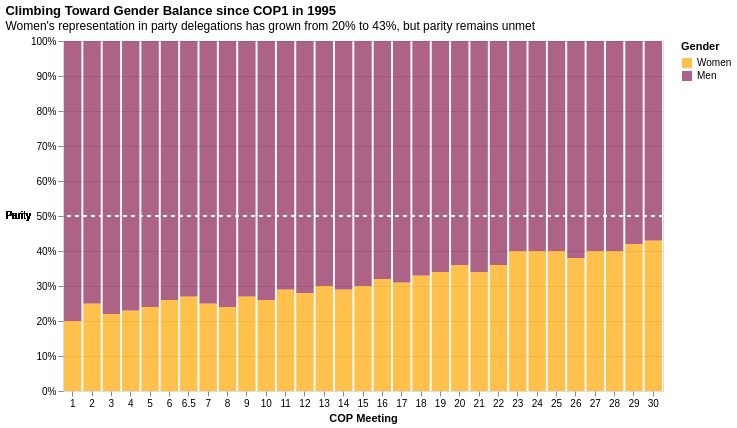

The Vega-Lite source for this figure:
### Vega-Lite specification from a JSON file in a GitHub repository (floating-point values rounded to 4 significant figures)
{"$schema": "https://vega.github.io/schema/vega-lite/v6.json", "width": 600, "height": 350, "title": {"text": "Climbing Toward Gender Balance since COP1 in 1995", "subtitle": "Women's representation in party delegations has grown from 20% to 43%, but parity remains unmet", "anchor": "start"}, "data": {"values": [{"COP": 1, "Gender": "Women", "Percentage": 20}, {"COP": 1, "Gender": "Men", "Percentage": 80}, {"COP": 2, "Gender": "Women", "Percentage": 25}, {"COP": 2, "Gender": "Men", "Percentage": 75}, {"COP": 3, "Gender": "Women", "Percentage": 22}, {"COP": 3, "Gender": "Men", "Percentage": 78}, {"COP": 4, "Gender": "Women", "Percentage": 23}, {"COP": 4, "Gender": "Men", "Percentage": 77}, {"COP": 5, "Gender": "Women", "Percentage": 24}, {"COP": 5, "Gender": "Men", "Percentage": 76}, {"COP": 6, "Gender": "Women", "Percentage": 26}, {"COP": 6, "Gender": "Men", "Percentage": 74}, {"COP": 6.5, "Gender": "Women", "Percentage": 27}, {"COP": 6.5, "Gender": "Men", "Percentage": 73}, {"COP": 7, "Gender": "Women", "Percentage": 25}, {"COP": 7, "Gender": "Men", "Percentage": 75}, {"COP": 8, "Gender": "Women", "Percentage": 24}, {"COP": 8, "Gender": "Men", "Percentage": 76}, {"COP": 9, "Gender": "Women", "Percentage": 27}, {"COP": 9, "Gender": "Men", "Percentage": 73}, {"COP": 10, "Gender": "Women", "Percentage": 26}, {"COP": 10, "Gender": "Men", "Percentage": 74}, {"COP": 11, "Gender": "Women", "Percentage": 29}, {"COP": 11, "Gender": "Men", "Percentage": 71}, {"COP": 12, "Gender": "Women", "Percentage": 28}, {"COP": 12, "Gender": "Men", "Percentage": 72}, {"COP": 13, "Gender": "Women", "Percentage": 30}, {"COP": 13, "Gender": "Men", "Percentage": 70}, {"COP": 14, "Gender": "Women", "Percentage": 29}, {"COP": 14, "Gender": "Men", "Percentage": 71}, {"COP": 15, "Gender": "Women", "Percentage": 30}, {"COP": 15, "Gender": "Men", "Percentage": 70}, {"COP": 16, "Gender": "Women", "Percentage": 32}, {"COP": 16, "Gender": "Men", "Percentage": 68}, {"COP": 17, "Gender": "Women", "Percentage": 31}, {"COP": 17, "Gender": "Men", "Percentage": 69}, {"COP": 18, "Gender": "Women", "Percentage": 33}, {"COP": 18, "Gender": "Men", "Percentage": 67}, {"COP": 19, "Gender": "Women", "Percentage": 34}, {"COP": 19, "Gender": "Men", "Percentage": 66}, {"COP": 20, "Gender": "Women", "Percentage": 36}, {"COP": 20, "Gender": "Men", "Percentage": 64}, {"COP": 21, "Gender": "Women", "Percentage": 34}, {"COP": 21, "Gender": "Men", "Percentage": 66}, {"COP": 22, "Gender": "Women", "Percentage": 36}, {"COP": 22, "Gender": "Men", "Percentage": 64}, {"COP": 23, "Gender": "Women", "Percentage": 40}, {"COP": 23, "Gender": "Men", "Percentage": 60}, {"COP": 24, "Gender": "Women", "Percentage": 40}, {"COP": 24, "Gender": "Men", "Percentage": 60}, {"COP": 25, "Gender": "Women", "Percentage": 40}, {"COP": 25, "Gender": "Men", "Percentage": 60}, {"COP": 26, "Gender": "Women", "Percentage": 38}, {"COP": 26, "Gender": "Men", "Percentage": 62}, {"COP": 27, "Gender": "Women", "Percentage": 40}, {"COP": 27, "Gender": "Men", "Percentage": 60}, {"COP": 28, "Gender": "Women", "Percentage": 40}, {"COP": 28, "Gender": "Men", "Percentage": 60}, {"COP": 29, "Gender": "Women", "Percentage": 42}, {"COP": 29, "Gender": "Men", "Percentage": 58}, {"COP": 30, "Gender": "Women", "Percentage": 43}, {"COP": 30, "Gender": "Men", "Percentage": 57}]}, "layer": [{"mark": {"type": "bar", "opacity": 0.7}, "encoding": {"x": {"field": "COP", "type": "ordinal", "axis": {"title": "COP Meeting", "domain": false, "labelAngle": 0}}, "y": {"field": "Percentage", "type": "quantitative", "stack": "normalize", "axis": {"title": "", "domain": false, "format": "%"}}, "color": {"field": "Gender", "type": "nominal", "scale": {"domain": ["Women", "Men"], "range": ["#FFA500", "#8B2252"]}, "legend": {"orient": "right"}}, "order": {"field": "Gender", "sort": "descending"}}}, {"mark": {"type": "rule", "strokeDash": [4, 4], "color": "white", "strokeWidth": 2}, "encoding": {"y": {"datum": 0.5}}}, {"mark": {"type": "text", "align": "right", "dx": -32, "dy": 0, "fontSize": 10, "color": "black", "fontWeight": "lighter"}, "encoding": {"y": {"datum": 0.5}, "x": {"value": 0}, "text": {"value": "Parity"}}}], "config": {}}
